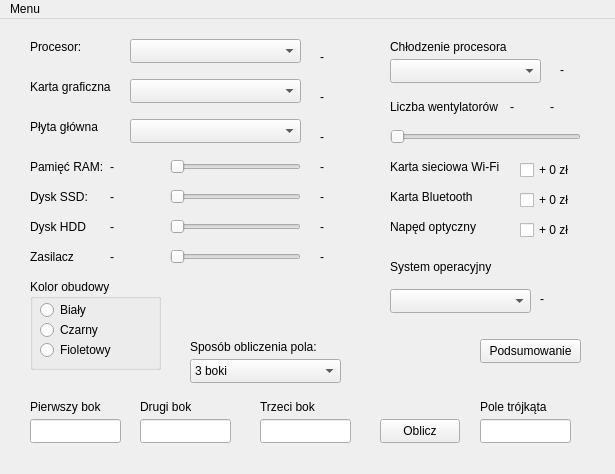
<?xml version="1.0" encoding="UTF-8"?>
<ui version="4.0">
 <class>MainWindow</class>
 <widget class="QMainWindow" name="MainWindow">
  <property name="geometry">
   <rect>
    <x>0</x>
    <y>0</y>
    <width>615</width>
    <height>474</height>
   </rect>
  </property>
  <property name="windowTitle">
   <string>Konfigurator PC</string>
  </property>
  <property name="autoFillBackground">
   <bool>false</bool>
  </property>
  <widget class="QWidget" name="centralwidget">
   <widget class="QComboBox" name="CPUBox">
    <property name="geometry">
     <rect>
      <x>130</x>
      <y>20</y>
      <width>171</width>
      <height>24</height>
     </rect>
    </property>
    <property name="currentText">
     <string/>
    </property>
    <property name="currentIndex">
     <number>-1</number>
    </property>
    <property name="placeholderText">
     <string>-</string>
    </property>
    <item>
     <property name="text">
      <string>Intel Core I3-13100</string>
     </property>
    </item>
    <item>
     <property name="text">
      <string>Intel Core I5-13500</string>
     </property>
    </item>
    <item>
     <property name="text">
      <string>Intel Core I5-13600K (OC)</string>
     </property>
    </item>
    <item>
     <property name="text">
      <string>Intel Core I7-13700</string>
     </property>
    </item>
    <item>
     <property name="text">
      <string>Intel Core I7-13700K (OC)</string>
     </property>
    </item>
    <item>
     <property name="text">
      <string>Intel Core I9-13900K (OC)</string>
     </property>
    </item>
    <item>
     <property name="text">
      <string>AMD Ryzen 5 7600</string>
     </property>
    </item>
    <item>
     <property name="text">
      <string>AMD Ryzen 7 7700</string>
     </property>
    </item>
    <item>
     <property name="text">
      <string>AMD Ryzen 7 7800X3D</string>
     </property>
    </item>
    <item>
     <property name="text">
      <string>AMD Ryzen 9 7900</string>
     </property>
    </item>
    <item>
     <property name="text">
      <string>AMD Ryzen 9 7950X3D</string>
     </property>
    </item>
   </widget>
   <widget class="QComboBox" name="GPUBox">
    <property name="geometry">
     <rect>
      <x>130</x>
      <y>60</y>
      <width>171</width>
      <height>24</height>
     </rect>
    </property>
    <property name="currentIndex">
     <number>-1</number>
    </property>
    <property name="placeholderText">
     <string>-</string>
    </property>
    <item>
     <property name="text">
      <string>Grafika zintegrowana</string>
     </property>
    </item>
    <item>
     <property name="text">
      <string>NVIDIA GeForce RTX 3060 Ti</string>
     </property>
    </item>
    <item>
     <property name="text">
      <string>NVIDIA GeForce RTX 3070 Ti</string>
     </property>
    </item>
    <item>
     <property name="text">
      <string>NVIDIA GeForce RTX 4060 Ti</string>
     </property>
    </item>
    <item>
     <property name="text">
      <string>NVIDIA GeForce RTX 4070 Ti</string>
     </property>
    </item>
    <item>
     <property name="text">
      <string>NVIDIA GeForce RTX 4080</string>
     </property>
    </item>
    <item>
     <property name="text">
      <string>NVIDIA GeForce RTX 4090</string>
     </property>
    </item>
   </widget>
   <widget class="QLabel" name="CPULabel">
    <property name="geometry">
     <rect>
      <x>30</x>
      <y>20</y>
      <width>91</width>
      <height>16</height>
     </rect>
    </property>
    <property name="text">
     <string>Procesor:</string>
    </property>
   </widget>
   <widget class="QLabel" name="GPULabel">
    <property name="geometry">
     <rect>
      <x>30</x>
      <y>60</y>
      <width>91</width>
      <height>16</height>
     </rect>
    </property>
    <property name="text">
     <string>Karta graficzna</string>
    </property>
   </widget>
   <widget class="QLabel" name="MBLabel">
    <property name="geometry">
     <rect>
      <x>30</x>
      <y>100</y>
      <width>91</width>
      <height>16</height>
     </rect>
    </property>
    <property name="text">
     <string>Płyta główna</string>
    </property>
   </widget>
   <widget class="QSlider" name="RAMSlider">
    <property name="geometry">
     <rect>
      <x>170</x>
      <y>140</y>
      <width>131</width>
      <height>16</height>
     </rect>
    </property>
    <property name="maximum">
     <number>4</number>
    </property>
    <property name="pageStep">
     <number>1</number>
    </property>
    <property name="value">
     <number>0</number>
    </property>
    <property name="sliderPosition">
     <number>0</number>
    </property>
    <property name="orientation">
     <enum>Qt::Horizontal</enum>
    </property>
   </widget>
   <widget class="QComboBox" name="MBBox">
    <property name="geometry">
     <rect>
      <x>130</x>
      <y>100</y>
      <width>171</width>
      <height>24</height>
     </rect>
    </property>
    <property name="currentIndex">
     <number>-1</number>
    </property>
    <property name="placeholderText">
     <string>-</string>
    </property>
    <item>
     <property name="text">
      <string>Gigabyte B760</string>
     </property>
    </item>
    <item>
     <property name="text">
      <string>Gigabyte Z690 (OC)</string>
     </property>
    </item>
    <item>
     <property name="text">
      <string>Gigabyte X670</string>
     </property>
    </item>
   </widget>
   <widget class="QLabel" name="RAMLabel">
    <property name="geometry">
     <rect>
      <x>30</x>
      <y>140</y>
      <width>91</width>
      <height>16</height>
     </rect>
    </property>
    <property name="text">
     <string>Pamięć RAM:</string>
    </property>
   </widget>
   <widget class="QLabel" name="SSDLabel">
    <property name="geometry">
     <rect>
      <x>30</x>
      <y>170</y>
      <width>91</width>
      <height>16</height>
     </rect>
    </property>
    <property name="text">
     <string>Dysk SSD:</string>
    </property>
   </widget>
   <widget class="QSlider" name="SSDSlider">
    <property name="geometry">
     <rect>
      <x>170</x>
      <y>170</y>
      <width>131</width>
      <height>16</height>
     </rect>
    </property>
    <property name="maximum">
     <number>5</number>
    </property>
    <property name="pageStep">
     <number>1</number>
    </property>
    <property name="orientation">
     <enum>Qt::Horizontal</enum>
    </property>
   </widget>
   <widget class="QLabel" name="HDDLabel">
    <property name="geometry">
     <rect>
      <x>30</x>
      <y>200</y>
      <width>81</width>
      <height>16</height>
     </rect>
    </property>
    <property name="text">
     <string>Dysk HDD</string>
    </property>
   </widget>
   <widget class="QSlider" name="HDDSlider">
    <property name="geometry">
     <rect>
      <x>170</x>
      <y>200</y>
      <width>131</width>
      <height>16</height>
     </rect>
    </property>
    <property name="maximum">
     <number>5</number>
    </property>
    <property name="orientation">
     <enum>Qt::Horizontal</enum>
    </property>
   </widget>
   <widget class="QSlider" name="PSUSlider">
    <property name="geometry">
     <rect>
      <x>170</x>
      <y>230</y>
      <width>131</width>
      <height>16</height>
     </rect>
    </property>
    <property name="maximum">
     <number>5</number>
    </property>
    <property name="pageStep">
     <number>1</number>
    </property>
    <property name="orientation">
     <enum>Qt::Horizontal</enum>
    </property>
   </widget>
   <widget class="QLabel" name="PSULabel">
    <property name="geometry">
     <rect>
      <x>30</x>
      <y>230</y>
      <width>81</width>
      <height>16</height>
     </rect>
    </property>
    <property name="text">
     <string>Zasilacz</string>
    </property>
   </widget>
   <widget class="QGroupBox" name="CaseBox">
    <property name="geometry">
     <rect>
      <x>30</x>
      <y>260</y>
      <width>131</width>
      <height>91</height>
     </rect>
    </property>
    <property name="title">
     <string>Kolor obudowy</string>
    </property>
    <widget class="QRadioButton" name="CaseButtonBlack">
     <property name="geometry">
      <rect>
       <x>10</x>
       <y>40</y>
       <width>91</width>
       <height>22</height>
      </rect>
     </property>
     <property name="text">
      <string>Czarny</string>
     </property>
    </widget>
    <widget class="QRadioButton" name="CaseButtonWhite">
     <property name="geometry">
      <rect>
       <x>10</x>
       <y>20</y>
       <width>91</width>
       <height>22</height>
      </rect>
     </property>
     <property name="text">
      <string>Biały</string>
     </property>
    </widget>
    <widget class="QRadioButton" name="CaseButtonPurple">
     <property name="geometry">
      <rect>
       <x>10</x>
       <y>60</y>
       <width>91</width>
       <height>22</height>
      </rect>
     </property>
     <property name="text">
      <string>Fioletowy</string>
     </property>
    </widget>
   </widget>
   <widget class="QCheckBox" name="WifiCheck">
    <property name="geometry">
     <rect>
      <x>520</x>
      <y>140</y>
      <width>78</width>
      <height>22</height>
     </rect>
    </property>
    <property name="text">
     <string>+ 0 zł</string>
    </property>
   </widget>
   <widget class="QLabel" name="WifiLabel">
    <property name="geometry">
     <rect>
      <x>390</x>
      <y>140</y>
      <width>121</width>
      <height>16</height>
     </rect>
    </property>
    <property name="text">
     <string>Karta sieciowa Wi-Fi</string>
    </property>
   </widget>
   <widget class="QLabel" name="BtLabel">
    <property name="geometry">
     <rect>
      <x>390</x>
      <y>170</y>
      <width>111</width>
      <height>16</height>
     </rect>
    </property>
    <property name="text">
     <string>Karta Bluetooth</string>
    </property>
   </widget>
   <widget class="QCheckBox" name="BtCheck">
    <property name="geometry">
     <rect>
      <x>520</x>
      <y>170</y>
      <width>78</width>
      <height>22</height>
     </rect>
    </property>
    <property name="text">
     <string>+ 0 zł</string>
    </property>
   </widget>
   <widget class="QLabel" name="DriveLabel">
    <property name="geometry">
     <rect>
      <x>390</x>
      <y>200</y>
      <width>111</width>
      <height>16</height>
     </rect>
    </property>
    <property name="text">
     <string>Napęd optyczny</string>
    </property>
   </widget>
   <widget class="QCheckBox" name="DriveCheck">
    <property name="geometry">
     <rect>
      <x>520</x>
      <y>200</y>
      <width>78</width>
      <height>22</height>
     </rect>
    </property>
    <property name="text">
     <string>+ 0 zł</string>
    </property>
   </widget>
   <widget class="QPushButton" name="SummaryButton">
    <property name="geometry">
     <rect>
      <x>480</x>
      <y>320</y>
      <width>101</width>
      <height>24</height>
     </rect>
    </property>
    <property name="text">
     <string>Podsumowanie</string>
    </property>
   </widget>
   <widget class="QComboBox" name="CoolingBox">
    <property name="geometry">
     <rect>
      <x>390</x>
      <y>40</y>
      <width>151</width>
      <height>24</height>
     </rect>
    </property>
    <property name="currentIndex">
     <number>-1</number>
    </property>
    <property name="placeholderText">
     <string>-</string>
    </property>
    <item>
     <property name="text">
      <string>Oryginalne producenta</string>
     </property>
    </item>
    <item>
     <property name="text">
      <string>Powietrzne</string>
     </property>
    </item>
    <item>
     <property name="text">
      <string>Wodne</string>
     </property>
    </item>
   </widget>
   <widget class="QLabel" name="CoolingLabel">
    <property name="geometry">
     <rect>
      <x>390</x>
      <y>20</y>
      <width>121</width>
      <height>16</height>
     </rect>
    </property>
    <property name="text">
     <string>Chłodzenie procesora</string>
    </property>
   </widget>
   <widget class="QComboBox" name="OSBox">
    <property name="geometry">
     <rect>
      <x>390</x>
      <y>270</y>
      <width>141</width>
      <height>24</height>
     </rect>
    </property>
    <property name="currentIndex">
     <number>-1</number>
    </property>
    <property name="placeholderText">
     <string>-</string>
    </property>
    <item>
     <property name="text">
      <string>Brak</string>
     </property>
    </item>
    <item>
     <property name="text">
      <string>Windows 10 Home</string>
     </property>
    </item>
    <item>
     <property name="text">
      <string>Windows 10 Pro</string>
     </property>
    </item>
    <item>
     <property name="text">
      <string>Windows 11 Home</string>
     </property>
    </item>
    <item>
     <property name="text">
      <string>Windows 11 Pro</string>
     </property>
    </item>
   </widget>
   <widget class="QLabel" name="OSLabel">
    <property name="geometry">
     <rect>
      <x>390</x>
      <y>240</y>
      <width>111</width>
      <height>16</height>
     </rect>
    </property>
    <property name="text">
     <string>System operacyjny</string>
    </property>
   </widget>
   <widget class="QLabel" name="FanLabel">
    <property name="geometry">
     <rect>
      <x>390</x>
      <y>80</y>
      <width>121</width>
      <height>16</height>
     </rect>
    </property>
    <property name="text">
     <string>Liczba wentylatorów</string>
    </property>
   </widget>
   <widget class="QSlider" name="FanSlider">
    <property name="geometry">
     <rect>
      <x>390</x>
      <y>110</y>
      <width>191</width>
      <height>16</height>
     </rect>
    </property>
    <property name="minimum">
     <number>1</number>
    </property>
    <property name="maximum">
     <number>7</number>
    </property>
    <property name="orientation">
     <enum>Qt::Horizontal</enum>
    </property>
   </widget>
   <widget class="QLabel" name="RAMValueLabel">
    <property name="geometry">
     <rect>
      <x>110</x>
      <y>140</y>
      <width>49</width>
      <height>16</height>
     </rect>
    </property>
    <property name="text">
     <string>-</string>
    </property>
   </widget>
   <widget class="QLabel" name="SSDValueLabel">
    <property name="geometry">
     <rect>
      <x>110</x>
      <y>170</y>
      <width>51</width>
      <height>16</height>
     </rect>
    </property>
    <property name="text">
     <string>-</string>
    </property>
   </widget>
   <widget class="QLabel" name="HDDValueLabel">
    <property name="geometry">
     <rect>
      <x>110</x>
      <y>200</y>
      <width>51</width>
      <height>16</height>
     </rect>
    </property>
    <property name="text">
     <string>-</string>
    </property>
   </widget>
   <widget class="QLabel" name="PSUValueLabel">
    <property name="geometry">
     <rect>
      <x>110</x>
      <y>230</y>
      <width>49</width>
      <height>16</height>
     </rect>
    </property>
    <property name="text">
     <string>-</string>
    </property>
   </widget>
   <widget class="QLabel" name="CoolingPriceLabel">
    <property name="geometry">
     <rect>
      <x>560</x>
      <y>41</y>
      <width>49</width>
      <height>20</height>
     </rect>
    </property>
    <property name="text">
     <string>-</string>
    </property>
   </widget>
   <widget class="QLabel" name="FanNumberLabel">
    <property name="geometry">
     <rect>
      <x>510</x>
      <y>80</y>
      <width>31</width>
      <height>16</height>
     </rect>
    </property>
    <property name="text">
     <string>-</string>
    </property>
   </widget>
   <widget class="QLabel" name="FanPriceLabel">
    <property name="geometry">
     <rect>
      <x>550</x>
      <y>80</y>
      <width>49</width>
      <height>16</height>
     </rect>
    </property>
    <property name="text">
     <string>-</string>
    </property>
   </widget>
   <widget class="QLabel" name="OSPriceLabel">
    <property name="geometry">
     <rect>
      <x>540</x>
      <y>270</y>
      <width>49</width>
      <height>20</height>
     </rect>
    </property>
    <property name="text">
     <string>-</string>
    </property>
   </widget>
   <widget class="QLabel" name="RAMPriceLabel">
    <property name="geometry">
     <rect>
      <x>320</x>
      <y>140</y>
      <width>49</width>
      <height>16</height>
     </rect>
    </property>
    <property name="text">
     <string>-</string>
    </property>
   </widget>
   <widget class="QLabel" name="SSDPriceLabel">
    <property name="geometry">
     <rect>
      <x>320</x>
      <y>170</y>
      <width>49</width>
      <height>16</height>
     </rect>
    </property>
    <property name="text">
     <string>-</string>
    </property>
   </widget>
   <widget class="QLabel" name="HDDPriceLabel">
    <property name="geometry">
     <rect>
      <x>320</x>
      <y>200</y>
      <width>49</width>
      <height>16</height>
     </rect>
    </property>
    <property name="text">
     <string>-</string>
    </property>
   </widget>
   <widget class="QLabel" name="PSUPriceLabel">
    <property name="geometry">
     <rect>
      <x>320</x>
      <y>230</y>
      <width>49</width>
      <height>16</height>
     </rect>
    </property>
    <property name="text">
     <string>-</string>
    </property>
   </widget>
   <widget class="QLabel" name="CPUPriceLabel">
    <property name="geometry">
     <rect>
      <x>320</x>
      <y>30</y>
      <width>49</width>
      <height>16</height>
     </rect>
    </property>
    <property name="text">
     <string>-</string>
    </property>
   </widget>
   <widget class="QLabel" name="GPUPriceLabel">
    <property name="geometry">
     <rect>
      <x>320</x>
      <y>70</y>
      <width>49</width>
      <height>16</height>
     </rect>
    </property>
    <property name="text">
     <string>-</string>
    </property>
   </widget>
   <widget class="QLabel" name="MBPriceLabel">
    <property name="geometry">
     <rect>
      <x>320</x>
      <y>110</y>
      <width>49</width>
      <height>16</height>
     </rect>
    </property>
    <property name="text">
     <string>-</string>
    </property>
   </widget>
   <widget class="QLineEdit" name="Bok1Edit">
    <property name="geometry">
     <rect>
      <x>30</x>
      <y>400</y>
      <width>91</width>
      <height>24</height>
     </rect>
    </property>
   </widget>
   <widget class="QLineEdit" name="Bok2Edit">
    <property name="geometry">
     <rect>
      <x>140</x>
      <y>400</y>
      <width>91</width>
      <height>24</height>
     </rect>
    </property>
   </widget>
   <widget class="QLineEdit" name="Bok3Edit">
    <property name="geometry">
     <rect>
      <x>260</x>
      <y>400</y>
      <width>91</width>
      <height>24</height>
     </rect>
    </property>
   </widget>
   <widget class="QLineEdit" name="PoleEdit">
    <property name="geometry">
     <rect>
      <x>480</x>
      <y>400</y>
      <width>91</width>
      <height>24</height>
     </rect>
    </property>
    <property name="readOnly">
     <bool>true</bool>
    </property>
   </widget>
   <widget class="QPushButton" name="Oblicz">
    <property name="geometry">
     <rect>
      <x>380</x>
      <y>400</y>
      <width>80</width>
      <height>24</height>
     </rect>
    </property>
    <property name="text">
     <string>Oblicz</string>
    </property>
   </widget>
   <widget class="QLabel" name="Pole">
    <property name="geometry">
     <rect>
      <x>480</x>
      <y>380</y>
      <width>81</width>
      <height>16</height>
     </rect>
    </property>
    <property name="text">
     <string>Pole trójkąta</string>
    </property>
   </widget>
   <widget class="QComboBox" name="TrojkatBox">
    <property name="geometry">
     <rect>
      <x>190</x>
      <y>340</y>
      <width>151</width>
      <height>24</height>
     </rect>
    </property>
    <item>
     <property name="text">
      <string>3 boki</string>
     </property>
    </item>
    <item>
     <property name="text">
      <string>Podstawa + wysokość</string>
     </property>
    </item>
   </widget>
   <widget class="QLabel" name="TrojaktInfo">
    <property name="geometry">
     <rect>
      <x>190</x>
      <y>320</y>
      <width>141</width>
      <height>16</height>
     </rect>
    </property>
    <property name="text">
     <string>Sposób obliczenia pola:</string>
    </property>
   </widget>
   <widget class="QLabel" name="Bok1">
    <property name="geometry">
     <rect>
      <x>30</x>
      <y>380</y>
      <width>91</width>
      <height>16</height>
     </rect>
    </property>
    <property name="text">
     <string>Pierwszy bok</string>
    </property>
   </widget>
   <widget class="QLabel" name="Bok2">
    <property name="geometry">
     <rect>
      <x>140</x>
      <y>380</y>
      <width>91</width>
      <height>16</height>
     </rect>
    </property>
    <property name="text">
     <string>Drugi bok</string>
    </property>
   </widget>
   <widget class="QLabel" name="Bok3">
    <property name="geometry">
     <rect>
      <x>260</x>
      <y>380</y>
      <width>91</width>
      <height>16</height>
     </rect>
    </property>
    <property name="text">
     <string>Trzeci bok</string>
    </property>
   </widget>
  </widget>
  <widget class="QMenuBar" name="menubar">
   <property name="geometry">
    <rect>
     <x>0</x>
     <y>0</y>
     <width>615</width>
     <height>21</height>
    </rect>
   </property>
   <widget class="QMenu" name="menuMenu">
    <property name="title">
     <string>Menu</string>
    </property>
    <addaction name="actionNowa_konfiguracja"/>
    <addaction name="actionZapisz_konfiguracj"/>
    <addaction name="actionWczytaj_konfiguracj"/>
    <addaction name="actionAutor"/>
    <addaction name="actionWyj_cie"/>
   </widget>
   <addaction name="menuMenu"/>
  </widget>
  <action name="actionNowa_konfiguracja">
   <property name="text">
    <string>Nowa konfiguracja</string>
   </property>
  </action>
  <action name="actionZapisz_konfiguracj">
   <property name="text">
    <string>Zapisz konfigurację</string>
   </property>
  </action>
  <action name="actionAutor">
   <property name="text">
    <string>Autor</string>
   </property>
  </action>
  <action name="actionWyj_cie">
   <property name="text">
    <string>Wyjście</string>
   </property>
  </action>
  <action name="actionWczytaj_konfiguracj">
   <property name="text">
    <string>Wczytaj konfigurację</string>
   </property>
  </action>
 </widget>
 <resources/>
 <connections/>
</ui>
